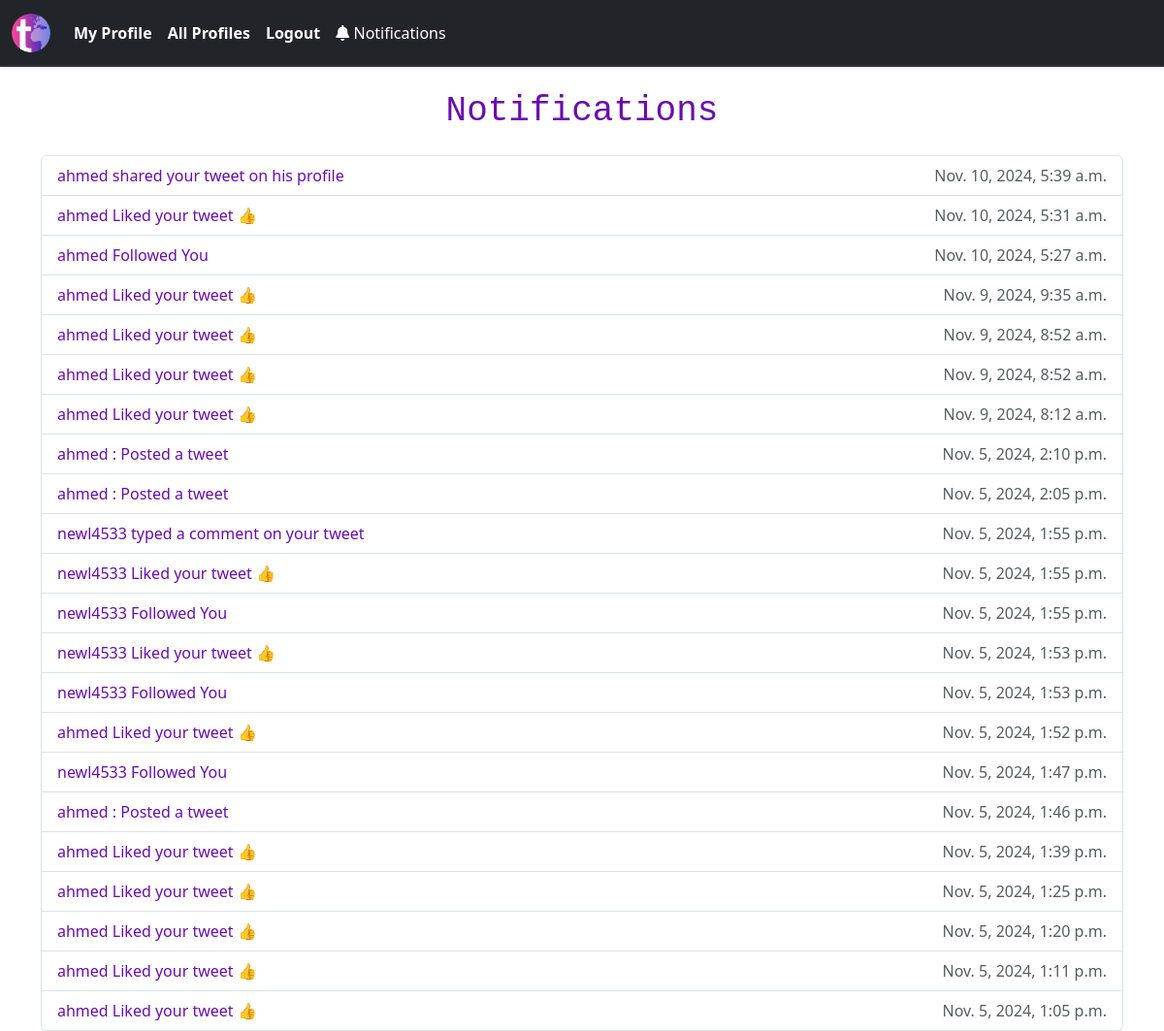
The app's page /notifications/ (signed in) with its own data.
### tweets/models.py (models this page shows, shortened)
class Notification (models.Model):
    user= models.ForeignKey(User, on_delete=models.CASCADE)
    type= models.CharField(max_length=200)
    time= models.DateTimeField(auto_now_add=True)
    is_read= models.BooleanField(default=False)

### tweets/views.py (the view)
# urls.py: path('notifications/',views.notifications, name='notifications'),
def notifications(request):
    notifications= Notification.objects.filter(user = request.user).order_by('-time')
    notifications_count = Notification.objects.filter(user=request.user, is_read=False).count()
    return render(request, 'notifications.html', {
        'notifications': notifications,
        'notifications_count': notifications_count,
    })

### tweets/context_processors.py (called while the page is built)
def notifications_count(request):
    if request.user.is_authenticated:
        count = Notification.objects.filter(user=request.user, is_read=False).count()
    else:
        count = 0
    return {'notifications_count': count}

### templates/notifications.html (shortened to what this page needs)
{% extends 'base.html' %}
{% load static %}
{% block content %}
<div class="container mt-4">
    <h2 class="text-center mb-4" style="font-family: 'Courier New', monospace; font-size: 36px; color: #6a0dad;">
        Notifications
    </h2>
    <ul class="list-group">
        {% for notification in notifications %}
            <li class="list-group-item d-flex justify-content-between align-items-center {% if not notification.is_read %}bg-light{% endif %}">
                <a href="{% url 'mark_notification_as_read' notification.id %}" class="text-decoration-none" style="color: #6a0dad;">
                    {{ notification.type }}
                </a>
                <span class="text-muted">{{ notification.time }}</span>
            </li>
        {% endfor %}
    </ul>
</div>
{% endblock %}

### records on screen
Notification: type "ahmed shared your tweet on his profile", time "Nov. 10, 2024, 5:39 a.m."
Notification: type "ahmed Liked your tweet 👍", time "Nov. 10, 2024, 5:31 a.m."
Notification: type "ahmed Followed You", time "Nov. 10, 2024, 5:27 a.m."
Notification: type "ahmed Liked your tweet 👍", time "Nov. 9, 2024, 9:35 a.m."
Notification: type "ahmed Liked your tweet 👍", time "Nov. 9, 2024, 8:52 a.m."
Notification: type "ahmed Liked your tweet 👍", time "Nov. 9, 2024, 8:52 a.m."
Notification: type "ahmed Liked your tweet 👍", time "Nov. 9, 2024, 8:12 a.m."
Notification: type "ahmed : Posted a tweet", time "Nov. 5, 2024, 2:10 p.m."
Notification: type "ahmed : Posted a tweet", time "Nov. 5, 2024, 2:05 p.m."
Notification: type "newl4533 typed a comment on your tweet", time "Nov. 5, 2024, 1:55 p.m."
Notification: type "newl4533 Liked your tweet 👍", time "Nov. 5, 2024, 1:55 p.m."
Notification: type "newl4533 Followed You", time "Nov. 5, 2024, 1:55 p.m."
Notification: type "newl4533 Liked your tweet 👍", time "Nov. 5, 2024, 1:53 p.m."
Notification: type "newl4533 Followed You", time "Nov. 5, 2024, 1:53 p.m."
Notification: type "ahmed Liked your tweet 👍", time "Nov. 5, 2024, 1:52 p.m."
Notification: type "newl4533 Followed You", time "Nov. 5, 2024, 1:47 p.m."
Notification: type "ahmed : Posted a tweet", time "Nov. 5, 2024, 1:46 p.m."
Notification: type "ahmed Liked your tweet 👍", time "Nov. 5, 2024, 1:39 p.m."
Notification: type "ahmed Liked your tweet 👍", time "Nov. 5, 2024, 1:25 p.m."
Notification: type "ahmed Liked your tweet 👍", time "Nov. 5, 2024, 1:20 p.m."
Notification: type "ahmed Liked your tweet 👍", time "Nov. 5, 2024, 1:11 p.m."
Notification: type "ahmed Liked your tweet 👍", time "Nov. 5, 2024, 1:05 p.m."
